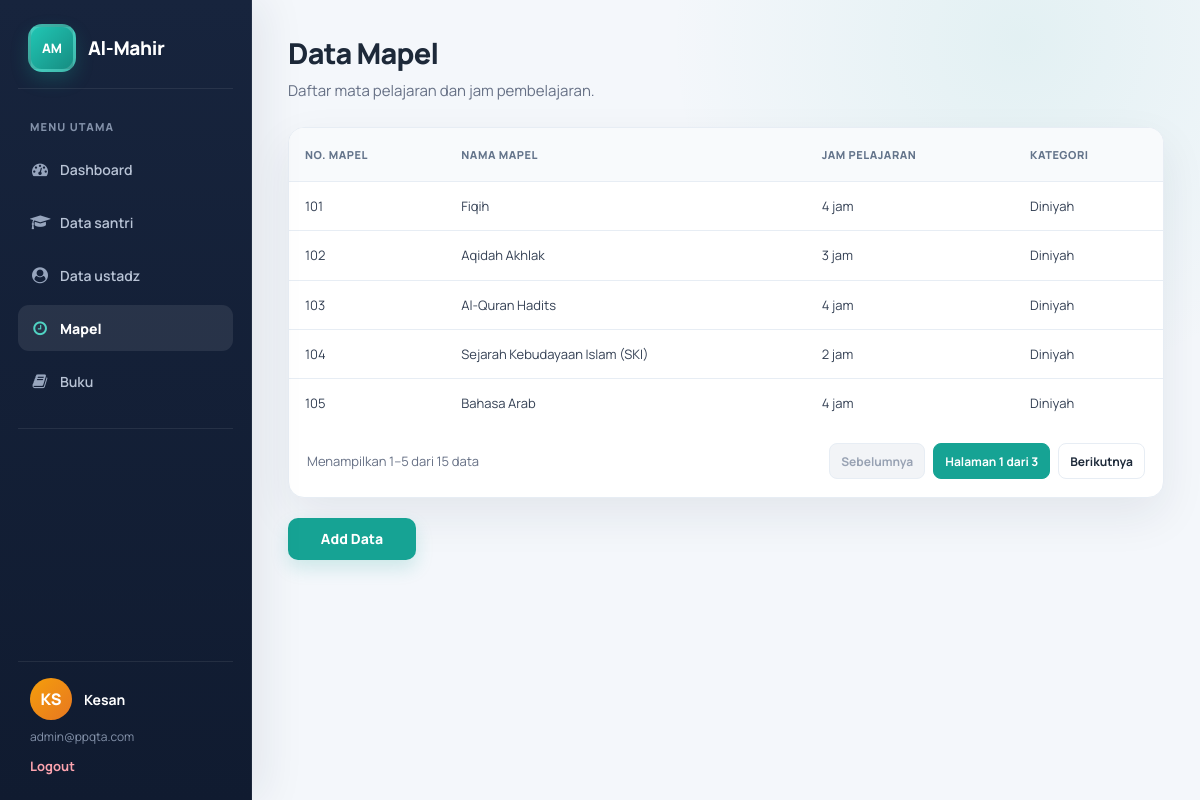
/data_mapel.php, run on the app's committed database.
### tables this page shows
CREATE TABLE `tb_mapel` (
  `no_mapel` int(11) NOT NULL,
  `nama_mapel` varchar(50) NOT NULL,
  `jp_mapel` int(11) NOT NULL,
  `kategori_mapel` varchar(80) NOT NULL
);

### data_mapel.php (the view, shortened to what this page needs)
<?php
$rowsPerPage = 5;
$pageInput = $_GET['page'] ?? 1;
$requestedPage = is_scalar($pageInput) ? filter_var((string) $pageInput, FILTER_VALIDATE_INT) : false;
$currentPage = $requestedPage !== false && $requestedPage > 0 ? $requestedPage : 1;
$databaseError = false;
$mapelResult = false;
$totalRows = 0;
$totalPages = 1;
try {
 require_once __DIR__ . '/koneksi.php';
 $countResult = $conn->query('SELECT COUNT(*) AS total FROM tb_mapel');
 $totalRows = (int) $countResult->fetch_assoc()['total'];
 $totalPages = max(1, (int) ceil($totalRows / $rowsPerPage));
 $currentPage = min($currentPage, $totalPages);
 $offset = ($currentPage - 1) * $rowsPerPage;
 $statement = $conn->prepare('SELECT no_mapel, nama_mapel, jp_mapel, kategori_mapel FROM tb_mapel ORDER BY no_mapel ASC LIMIT ? OFFSET ?');
 $statement->bind_param('ii', $rowsPerPage, $offset);
 $statement->execute();
 $mapelResult = $statement->get_result();
} catch (mysqli_sql_exception $e) { error_log('Gagal mengambil data mapel: ' . $e->getMessage()); $databaseError = true; }
?>
<!DOCTYPE html><html lang="id"><head><link rel="stylesheet" href="https://cdnjs.cloudflare.com/ajax/libs/font-awesome/4.7.0/css/font-awesome.min.css"><link rel="stylesheet" href="style.css"></head>
<body><div class="content"><aside>
<div class="bungkus-logo"><div class="logo-brand">AM</div><div class="logo-text">Al-Mahir</div></div>
<div class="sidebar-nav"><span>MENU UTAMA</span><div><i class="fa fa-tachometer"></i><a href="index.php">Dashboard</a></div><div><i class="fa fa-graduation-cap"></i><a href="data_santri.php">Data santri</a></div><div><i class="fa fa-user-circle"></i><a href="data_ustad.php">Data ustadz</a></div><div><i class="fa fa-clock-o"></i><a href="data_mapel.php" class="menu-item active">Mapel</a></div><div><i class="fa fa-book"></i><a href="data_buku.php">Buku</a></div></div><hr>
  <div class="sidebar-footer">
    <div class="profile"><div class="user-avatar">KS</div><div class="user-info"><h5>Kesan</h5></div></div>
    <p>admin@ppqta.com</p>
    <a href="#" class="logout-btn">Logout</a>
  </div>
</aside><main class="main-content"><h1>Data Mapel</h1><p>Daftar mata pelajaran dan jam pembelajaran.</p><section class="section">
<?php if ($databaseError): ?><p class="database-error" role="alert">Data mapel gagal dimuat. Periksa koneksi dan tabel tb_mapel.</p>
<?php else: ?>
<table class="tabel"><thead class="sub"><tr><th>No. Mapel</th><th>Nama Mapel</th><th>Jam Pelajaran</th><th>Kategori</th></tr></thead><tbody>
<?php if (!$mapelResult->num_rows): ?><tr><td colspan="4">Belum ada data mapel.</td></tr>
<?php else: while ($mapel = $mapelResult->fetch_assoc()): ?><tr>
<td><?= htmlspecialchars((string) $mapel['no_mapel'], ENT_QUOTES, 'UTF-8') ?></td>
<td><?= htmlspecialchars($mapel['nama_mapel'], ENT_QUOTES, 'UTF-8') ?></td>
<td><?= htmlspecialchars((string) $mapel['jp_mapel'], ENT_QUOTES, 'UTF-8') ?> jam</td>
<td><?= htmlspecialchars($mapel['kategori_mapel'], ENT_QUOTES, 'UTF-8') ?></td>
</tr><?php endwhile; endif; ?>
</tbody></table>
<?php if ($totalRows > 0): ?><nav class="pagination" aria-label="Navigasi halaman data mapel"><span class="pagination-summary">Menampilkan <?= $offset + 1 ?>–<?= min($offset + $rowsPerPage, $totalRows) ?> dari <?= $totalRows ?> data</span><div class="pagination-controls">
<?php if ($currentPage > 1): ?><a href="?page=<?= $currentPage - 1 ?>">Sebelumnya</a><?php else: ?><span class="disabled">Sebelumnya</span><?php endif; ?><span class="pagination-current">Halaman <?= $currentPage ?> dari <?= $totalPages ?></span><?php if ($currentPage < $totalPages): ?><a href="?page=<?= $currentPage + 1 ?>">Berikutnya</a><?php else: ?><span class="disabled">Berikutnya</span><?php endif; ?></div></nav><?php endif; ?>
<?php endif; ?></section><a href="input_mapel.php" class="btn-add">Add Data</a></main></div></body></html>

### data on the page
tb_mapel: no_mapel "101", nama_mapel "Fiqih", jp_mapel "4", kategori_mapel "Diniyah"
tb_mapel: no_mapel "102", nama_mapel "Aqidah Akhlak", jp_mapel "3", kategori_mapel "Diniyah"
tb_mapel: no_mapel "103", nama_mapel "Al-Quran Hadits", jp_mapel "4", kategori_mapel "Diniyah"
tb_mapel: no_mapel "104", nama_mapel "Sejarah Kebudayaan Islam (SKI)", jp_mapel "2", kategori_mapel "Diniyah"
tb_mapel: no_mapel "105", nama_mapel "Bahasa Arab", jp_mapel "4", kategori_mapel "Diniyah"

### other printed values
$offset + 1 "1"
min($offset + $rowsPerPage, $totalRows) "5"
$totalRows "15"
$currentPage "1"
$totalPages "3"
